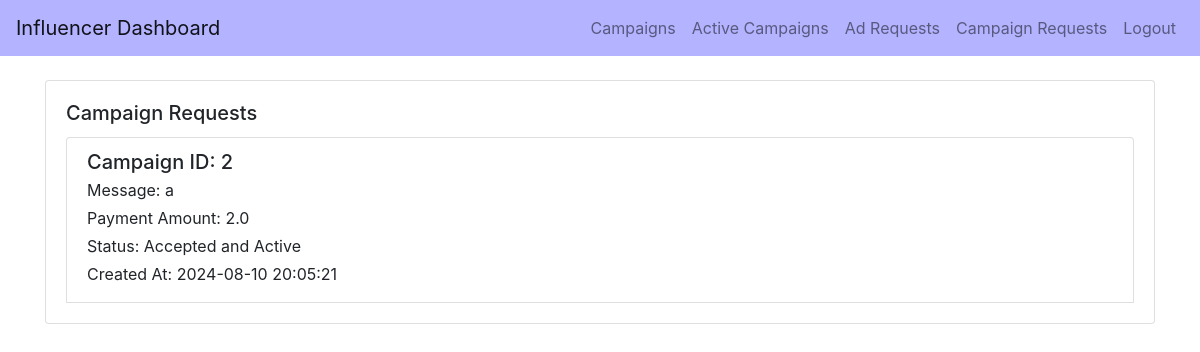
The page /influencer_campaign_requests/tanmay on the database its author committed.
### backend/models.py (models this page shows)
class CampaignRequest(db.Model):
    __tablename__ = 'campaign_request'
    id = db.Column(db.Integer, primary_key=True)
    campaign_id = db.Column(db.Integer, db.ForeignKey('campaign.id'), nullable=False)
    influencer_id = db.Column(db.Integer, db.ForeignKey('user.id'), nullable=False)
    sponsor_id = db.Column(db.Integer, db.ForeignKey('sponsor.id'), nullable=False)  # Added this field
    messages = db.Column(db.Text, nullable=True)
    payment_amount = db.Column(db.Float, nullable=False)  # Added this field
    status = db.Column(db.String(10), nullable=False)  # Pending, Accepted, Rejected
    complete = db.Column(db.Boolean, default=False, nullable=False)
    complete_confirmed = db.Column(db.Boolean, default=False, nullable=False)
    payment = db.Column(db.Boolean, default=False, nullable=False)
    created_at = db.Column(db.DateTime, default=db.func.current_timestamp(), nullable=False)
    campaign = db.relationship('Campaign', backref='campaign_requests_campaign', lazy=True)
    influencer = db.relationship('User', backref='campaign_requests', foreign_keys=[influencer_id])
    sponsor = db.relationship('Sponsor', backref='campaign_requests_sponsor', foreign_keys=[sponsor_id])

### backend/controller.py (the view)
@app.route('/influencer_campaign_requests/<username>', methods=['GET'])
def campaign_requests(username):
    user = User.query.filter_by(username=username).first()
    if user is None:
        return "User not found", 404
    if user.role != 'influencer':
        return "Not an influencer", 403
    influencer = Influencer.query.filter_by(user_id=user.id).first()
    if influencer is None:
        return "Influencer not found", 404
    campaign_requests = CampaignRequest.query.filter_by(influencer_id=influencer.user_id).all()
    return render_template('influencer_campaign_requests.html', username=username, campaign_requests=campaign_requests)

### templates/influencer_campaign_requests.html (shortened to what this page needs)
<!DOCTYPE html>
<html lang="en">
<head>
    <link href="https://stackpath.bootstrapcdn.com/bootstrap/4.5.2/css/bootstrap.min.css" rel="stylesheet">
</head>
<body>
<nav class="navbar navbar-expand-lg navbar-light" style="background-color: #b3b3ff;">
    <a class="navbar-brand" href="#">Influencer Dashboard</a>
    <div class="collapse navbar-collapse">
        <ul class="navbar-nav ml-auto">
            <li class="nav-item">
                <a class="nav-link" href="{{ url_for('influencer_campaigns', username=username) }}">Campaigns</a>
            </li>
            <li class="nav-item">
                <a class="nav-link" href="{{ url_for('active_campaigns', username=username) }}">Active Campaigns</a>
            </li>
            <li class="nav-item">
                <a class="nav-link" href="{{ url_for('ad_requests', username=username) }}">Ad Requests</a>
            </li>
            <li class="nav-item">
                <a class="nav-link" href="/influencer_campaign_requests/{{ username }}">Campaign Requests</a>
            </li>
            <li class="nav-item">
                <a class="nav-link" href="{{ url_for('logout') }}">Logout</a>
            </li>
        </ul>
    </div>
</nav>
<div class="container mt-4">
    <div class="row">
        <div class="col-md-12">
            <div class="card mb-4">
                <div class="card-body">
                    <h5 class="card-title">Campaign Requests</h5>
                    <div class="list-group">
                        {% if campaign_requests %}
                            {% for request in campaign_requests %}
                                <div class="list-group-item">
                                    <h5 class="mb-1">Campaign ID: {{ request.campaign_id }}</h5>
                                    <p class="mb-1">Message: {{ request.messages }}</p>
                                    <p class="mb-1">Payment Amount: {{ request.payment_amount }}</p>
                                    <p class="mb-1">Status: {{ request.status }}</p>
                                    <p class="mb-1">Created At: {{ request.created_at }}</p>
                                </div>
                            {% endfor %}
                        {% else %}
                            <p>No campaign requests found.</p>
                        {% endif %}
                    </div>
                </div>
            </div>
        </div>
    </div>
</div>
</body>
</html>

### rows shown on the page
CampaignRequest: campaign_id "2", messages "a", payment_amount "2.0", status "Accepted and Active", created_at "2024-08-10 20:05:21"
